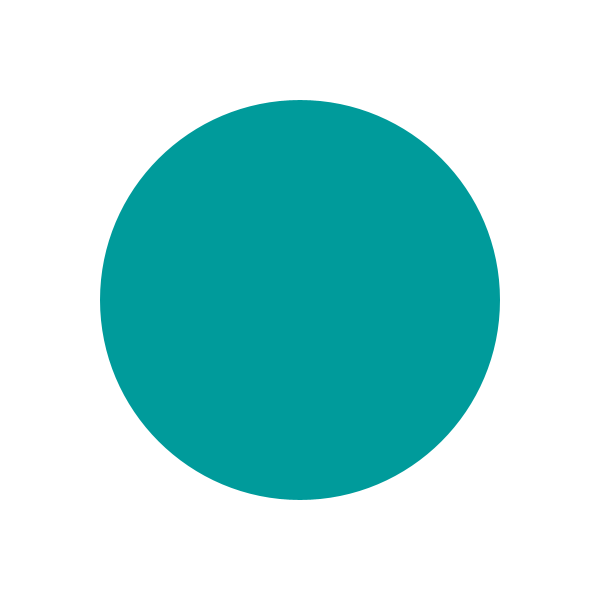
Frame 1 (no input)
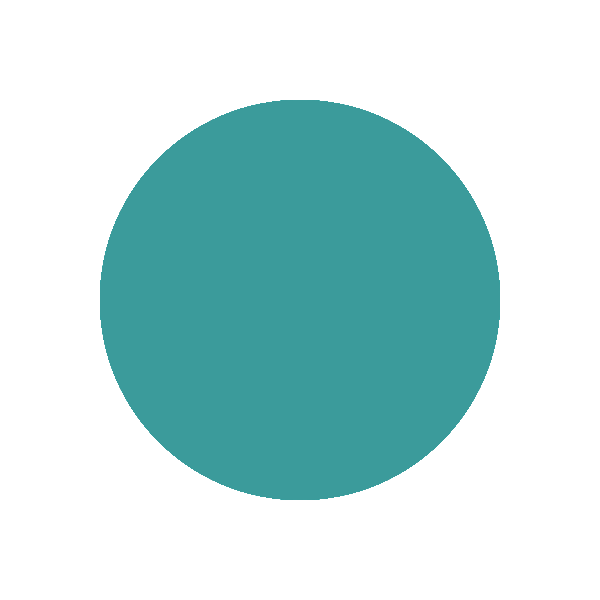
Frame 60 (the mouse pressed at the canvas centre just before this capture)
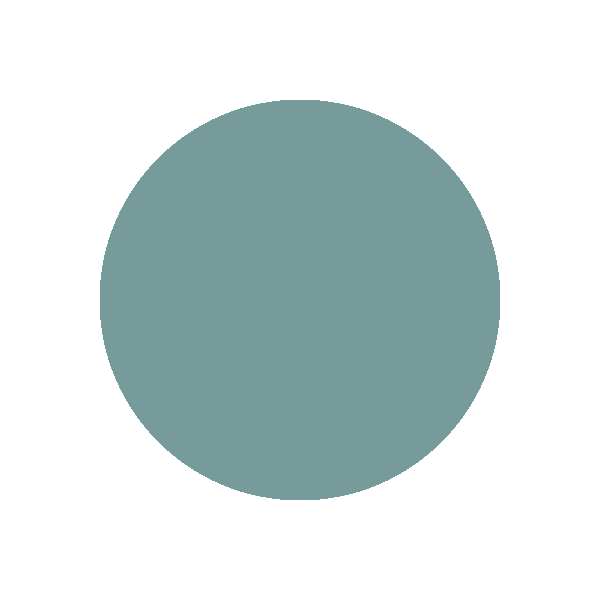
Frame 120 (the mouse held since frame 60 and released just before this capture)

The Processing sketch that drew these frames (run headless with seeded random() and noise(); from frame 60 on, the mouse is pressed at the canvas centre):

// Processing sketch: variabili_2
// ── variabili_2.pde
int colore = 0;

void setup(){
  size(600,600);
  background(255);
}

void draw() {
  noStroke();
  fill(colore,155,155);
  ellipse(width/2,height/2,400,400);
  
  colore = colore + 1;
}
